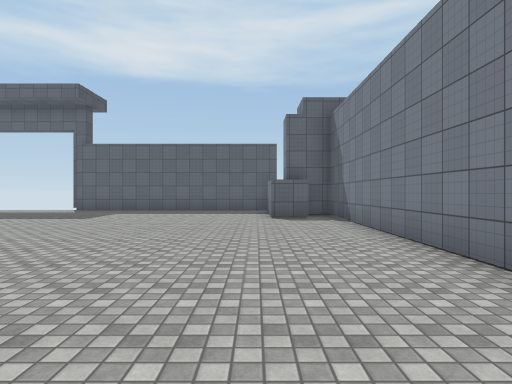
View 1 (above)

16 first-person views from a walk through a 3-D level made in the Unity game engine. The camera is 1.4 m above the floor, looks level and sees 75° across. The floor is counted in squares, 2 m on a side. Each view is taken from the middle of a square. On the plan, view 1 faces up. The plan holds only what a view shows up to about 10 squares ahead; the rest is blank. The place goes on beyond the plan. Surface patterns are stand-ins for the level's own textures.

View 2
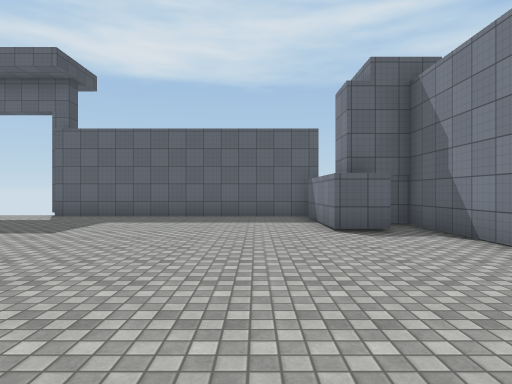

View 3
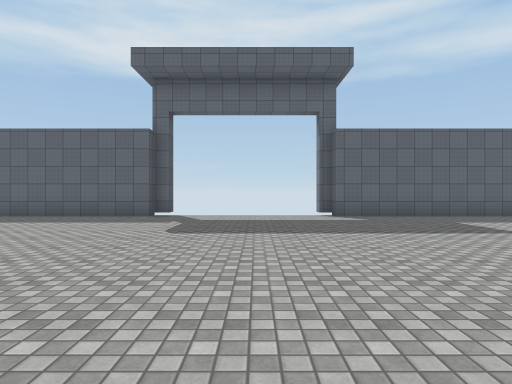

View 4
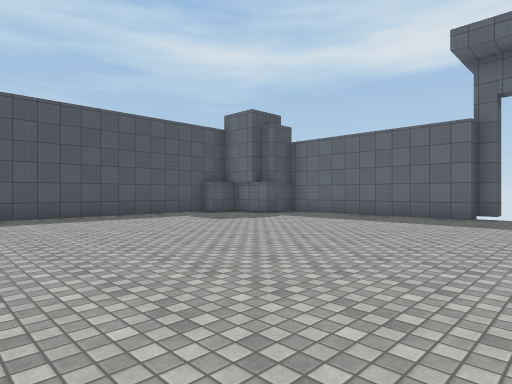

View 5
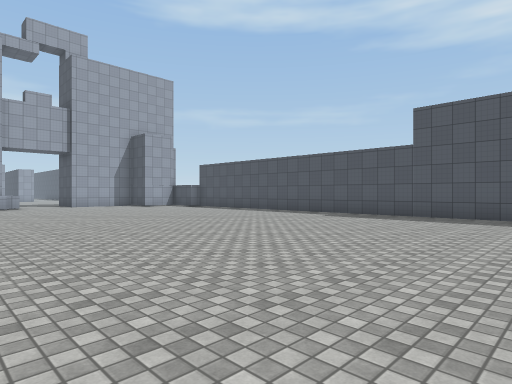

View 6
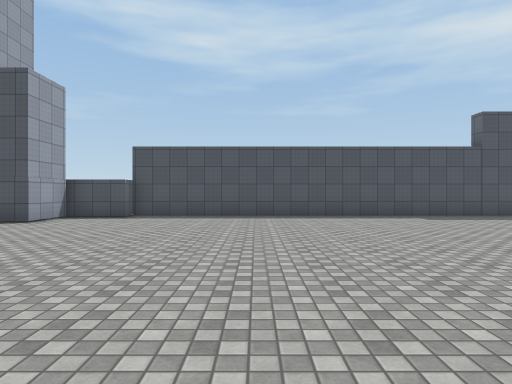

View 7
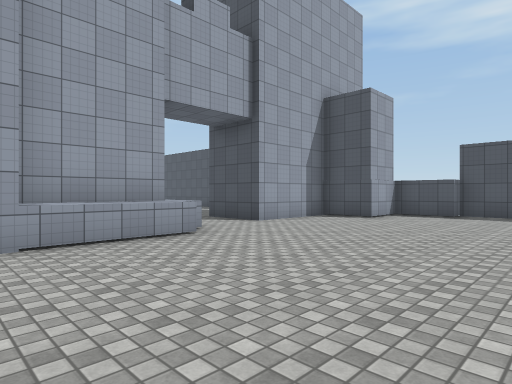

View 8
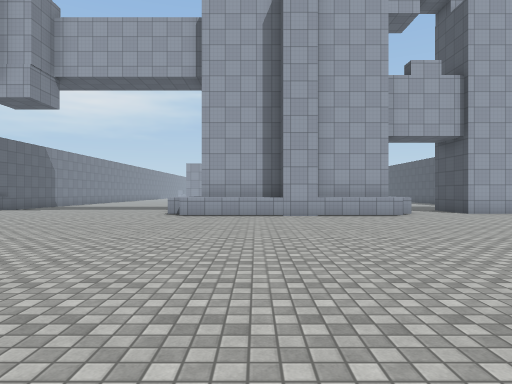

View 9
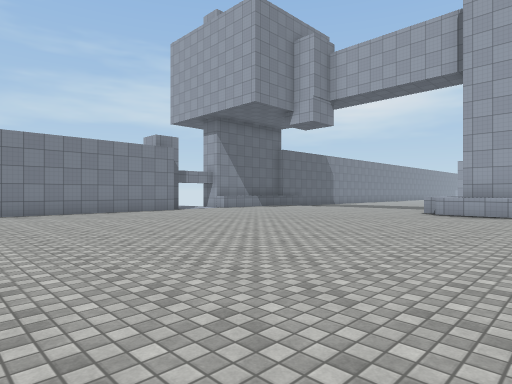

View 10
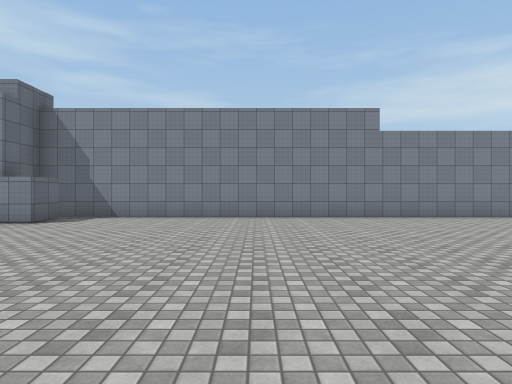

View 11
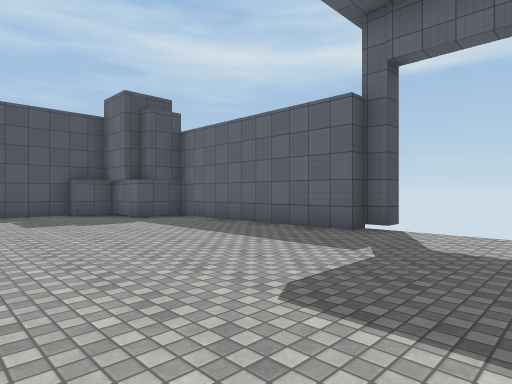

View 12
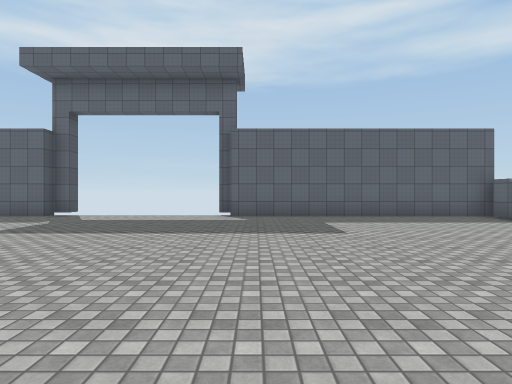

View 13
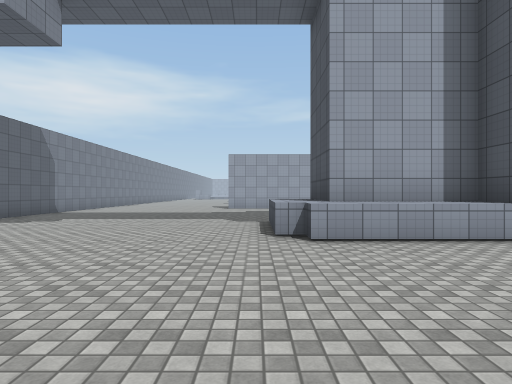

View 14
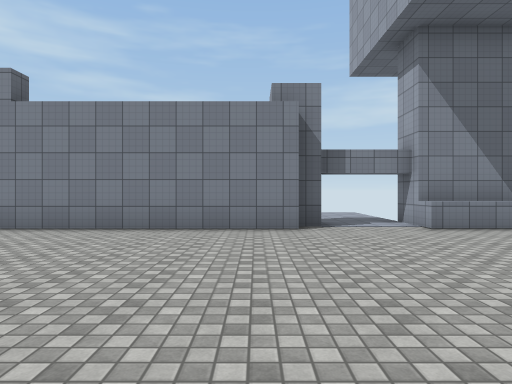

View 15
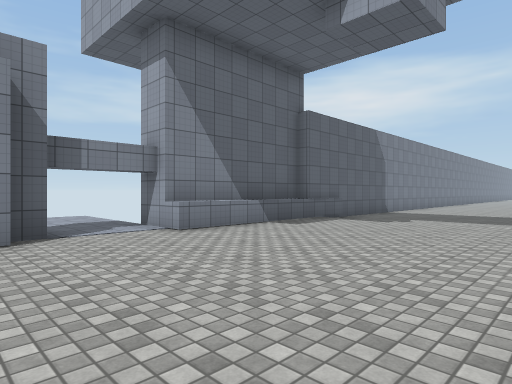

View 16
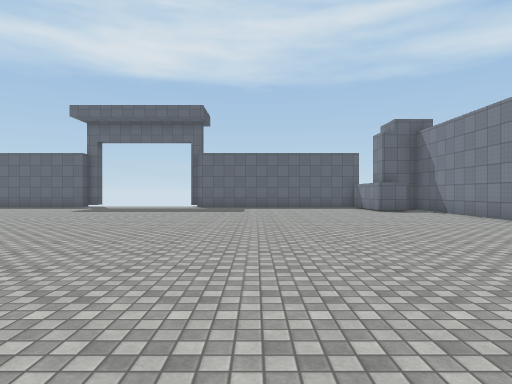

### Floor plan
Points are (right, up) in squares from view 1. A wall is a line through its corners. A room is listed if a view was taken in it or the views show most of it. See-through windows are left out.
Room 1 (views 1, 2, 3, 4, 5, 6, 7, 8, 9, 10, 11, 12, 13, 14, 15, 16)
walls: (-8.8, -8.8) (-8.8, -9.7) (-6.3, -9.7) (-6.3, -11.6); (-12.4, -8.7) (-5.8, -8.7) (-5.8, -9.2); (-12.4, -9.7) (-9.9, -9.7); (2.2, -4.9) (2.2, 10) (1.8, 10); (2.8, -5.4) (2.8, -4.9); (2.2, -7.3) (3.9, -7.3); (2.2, -13) (2.2, -12.4); (2.4, -14) (2.4, -11.5) (2.8, -11.5) (2.8, -7.2); (1.5, 9) (0.4, 9) (0.4, 12); (-12, 12.5) (-17.6, 12.5) (-17.6, 11.1) (-19.1, 11.1) (-19.1, 10) (-19.6, 10) (-19.6, -6.6) (-19.1, -6.6) (-19.1, -8.2) (-17.6, -8.2) (-17.6, -9.7) (-14.8, -9.7) (-14.8, -11.8); (-6.7, 13) (-7.1, 13); (-11.6, 13) (-12, 13); (0.9, 12.5) (-6.7, 12.5)
low walls: (-5.8, -9.2) (-5.2, -9.2); (-12.9, -9.2) (-12.4, -9.2); (2.2, -11.5) (2.2, -7.3)
ways out: gap at (-7, 13)

Positions as (right, up) in squares from view 1, and headings:
1: (0, 0), facing up
2: (-1, 3), facing up
3: (-9, 3), facing up
4: (-10, 3), facing up-left
5: (-10, 7), facing down-left
6: (-10, -3), facing left
7: (-9, -4), facing down-left
8: (-8, 1), facing down
9: (-9, 2), facing down-right
10: (-7, 4), facing right
11: (-9, 7), facing up-left
12: (-6, 3), facing up
13: (-5, -4), facing down
14: (-4, -4), facing right
15: (-3, -4), facing down-right
16: (-4, -3), facing up
